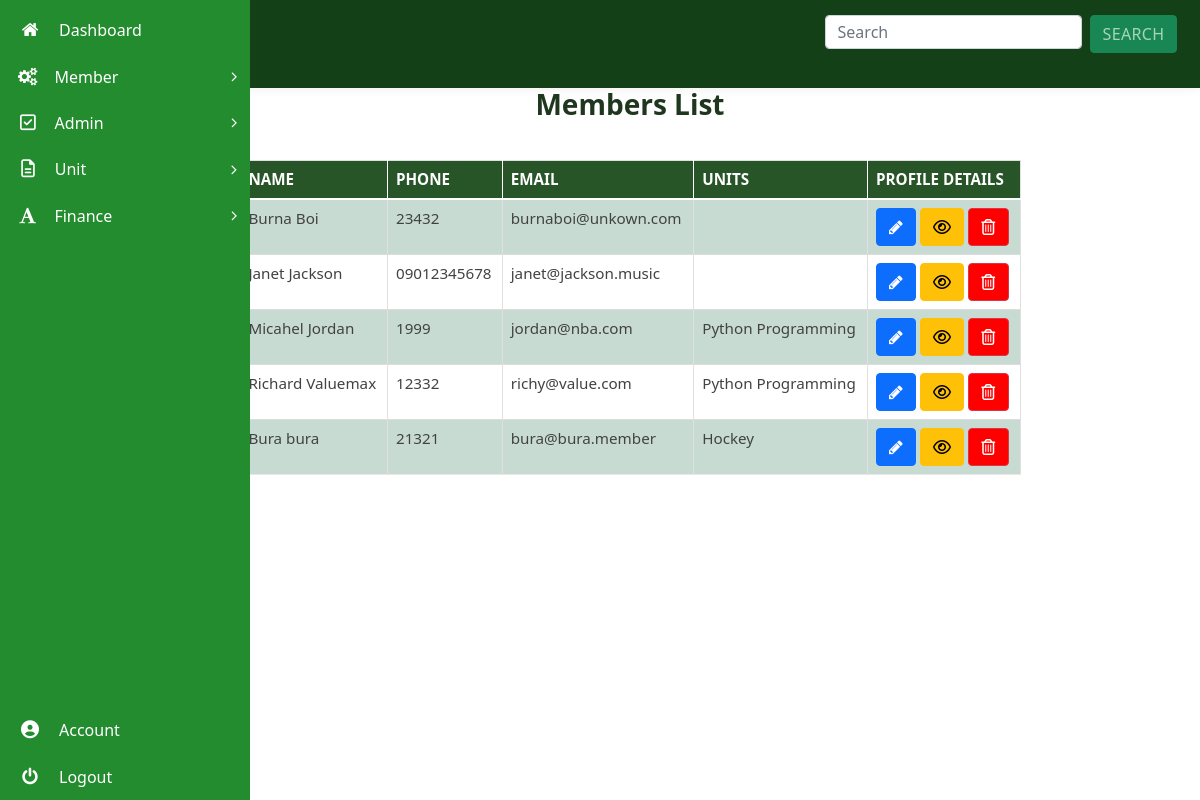
/admin/manage_members (signed in), run on the app's committed database.
### membership/models.py (models this page shows, shortened)
class User(db.Model, UserMixin):
  id = db.Column(db.Integer, primary_key=True)
  units = db.relationship("Unit", secondary=user_unit, backref="unit_members", lazy="dynamic")
  username = db.Column(db.String(20), unique=True, nullable=False)
  email = db.Column(db.String(120), unique=True, nullable=False)
  phone = db.Column(db.String(60), unique=True, nullable=False, default="")
  password = db.Column(db.String(60), nullable=False, default="~~~~~~~")
  image_file = db.Column(db.String(20), nullable=False, default='default.jpg')
  date_registered = db.Column(db.DateTime, nullable=False, default=datetime.utcnow)
  role = db.Column(db.String(6), nullable=False, default="USER")
  _is_superadmin = db.Column("is_superadmin", db.Boolean, nullable=False, default=False)
  current_salary = db.Column(db.String(60))
  occupation = db.Column(db.String(60))
  experience = db.Column(db.String(60))
  date_of_birth = db.Column(db.String(), nullable=False, default=datetime.utcnow)
  home_address = db.Column(db.String())
  work_address = db.Column(db.String())
  def display_units(self):
    unit_names = []
    for unit in self.units.all():
      unit_names.append(unit.name)
    return ", ".join(unit_names)
  @property
  def is_superadmin(self):
      return self._is_superadmin
  @is_superadmin.setter
  def is_superadmin(self, s):
    if type(s) == type(str()):
      if s.lower() == "true":
        self._is_superadmin = True
      elif s.lower() == "false":
        self._is_superadmin = False
    else:
      self._is_superadmin = s

class Unit(db.Model):
  id = db.Column(db.Integer, primary_key=True)
  name = db.Column(db.String(50), unique=True, nullable=False)
  date_created = db.Column(db.DateTime, nullable=False,default=datetime.utcnow)
  fees_amount = db.Column(db.String(),nullable=False,default="0")

### membership/routes.py (the view)
@app.route("/admin/manage_members")
@admin_role_required
@login_required
def manage_members():
  page = request.args.get('page', 1, type=int)
  members = User.query.filter_by(role="USER").paginate(page=page, per_page=5)
  return render_template("manage_members.html", page=page, members=members)

### membership/models.py (called while the page is built)
@login_manager.user_loader
def load_user(user_id):
    return User.query.get(int(user_id))

### membership/routes.py (called while the page is built)
def admin_role_required(func):
    @wraps(func)
    def decorated_view(*args, **kwargs):
      if current_user.is_authenticated:
        if not current_user.role == "ADMIN":
            abort(403)
        return func(*args, **kwargs)
      else:
        abort(403)
    return decorated_view

### membership/templates/manage_members.html (shortened to what this page needs)
{% extends "dashboard_layout.html" %}
{% block content %}
<link rel="stylesheet" type="text/css" href="css/table-style.css" />
<link rel="stylesheet" type="text/css" href="css/basictable.css" />
				<div class="container agile-tables">
					<h3 style="text-align: center; color:rgb(31, 55, 31); font-weight:bold;" class="text-center"> Members List</h3>
					<div class="w3l-table-info table-responsive">
					    <table id="tuble" class="table table-success table-striped table-hover ">
						<thead>
						  <tr>
							<th>Name</th>
							<th>Phone</th>
							<th>Email</th>
							<th>Units</th>
							<th>Profile Details</th>
						  </tr>
						</thead>
						<tbody>
							{% for member in members.items %}
						  <tr>
							<td>{{member.username}}</td>
							<td>{{ member.phone }}</td>
							<td>{{ member.email }}</td>
							<td>
							{{member.display_units()}}
							</td>
							<td><a role="button" class="btn btn-primary" href="{{ url_for('edit_member', member_id=member.id) }}" data-bs-toggle="tooltip" data-bs-placement="top" title="Edit Member Details" ><i class="fa fa-pencil" aria-hidden="true"  data-bs-toggle="tooltip" data-bs-placement="top" title="Edit Member Details"></i></a>
								<a type="button" class="btn btn-warning"  dataId="{{member.id}}" dataImage="/static/profile_pics/{{member.image_file }}" dataName="{{ member.username }}" dataEmail="{{member.email}}" dataPhone="{{member.phone}}" dataPassword="{{ member.password }}" dataUnits="{{member.display_units()}}" dataDateReg="{{ member.date_registered }}" dataOccupation="{{ member.occupation }}" dataHomeAddr="{{ member.home_address }}" dataWorkAddre="{{ member.work_address }}" dataExperience = "{{member.experience}}" dataCurrentSalary="{{member.current_salary}}" data-toggle="modal" data-target="#staticBackdrop" onclick="viewUserFunction(this)" data-bs-toggle="tooltip" data-bs-placement="top" title="Click to View User profile"><i class="fa fa-eye" aria-hidden="true"  data-bs-toggle="tooltip" data-bs-placement="top" title="Click to View User details"></i></a>
								<a type="button" class="btn btn-danger" style="background: red;" data-toggle="modal" id="{{member.id}}" dataName="{{member.username}}" data-target="#deletemodal"  onclick="deleteFunction(this)"data-bs-toggle="tooltip" data-bs-placement="top" title="Delete Member"><i class="fa fa-trash-o" aria-hidden="true"  data-bs-toggle="tooltip" data-bs-placement="top" title="Delete Member"></i></a>
							</td>
						  {% endfor %}
					  </table>
				  </div>
					  {% for page_num in members.iter_pages(left_edge=1, right_edge=1, left_current=1, right_current=2) %}
					    {% if page_num %}
					      {% if members.page == page_num %}
					        <a class="btn btn-success mb-5"  href="{{ url_for('manage_members', page=page_num) }}">{{ page_num }}</a>
					      {% else %}
					        <a class="btn btn-success mb-5" href="{{ url_for('manage_members', page=page_num) }}">{{ page_num }}</a>
					      {% endif %}
					    {% else %}
					      ...
					    {% endif %}
					  {% endfor %}
					</div>
{% endblock content %}

### membership/static/css/table-style.css (style rules this page uses)
table { background: white; border-collapse: collapse; margin: 1.25em 0 0; width: 100%; }
table tr, table th, table td { border: none; border-bottom: 1px solid #e8e8e8; font-size: .95em; }
table th, table td { padding: 10px 12px; text-align: left; }
table th { background: #fcb216; color: #000000; text-transform: uppercase; }
table tr td { background: #f3faff; color: #424242; }
table tr:nth-of-type(2n+2) td { background: #ffffff; }
table { width: 100%; }
.table { margin: 30px 0; border-collapse: collapse; border-spacing: 0; empty-cells: show; border: 1px solid #e0e0e0; }
.table td, .table th { border-left: 1px solid #e0e0e0; border-width: 0 0 0 1px; font-size: inherit; margin: 0; overflow: visible; padding: 0.5em 1em; font-weight: normal; }
.table td:first-child, .table th:first-child { border-left-width: 0; }
.table thead, .table tfoot { background-color: #f05050; color: #fff; text-align: left; vertical-align: bottom; }
.table thead td, .table tfoot td, .table thead th, .table tfoot th { border-color: #fff; }
.table td { background-color: transparent; }

### data on the page
User: username "Burna Boi", phone "23432", email "burnaboi@unkown.com"
User: username "Janet Jackson", phone "09012345678", email "janet@jackson.music"
User: username "Micahel Jordan", phone "1999", email "jordan@nba.com", display_units "Python Programming"
User: username "Richard Valuemax", phone "12332", email "richy@value.com", display_units "Python Programming"
User: username "Bura bura", phone "21321", email "bura@bura.member", display_units "Hockey"
